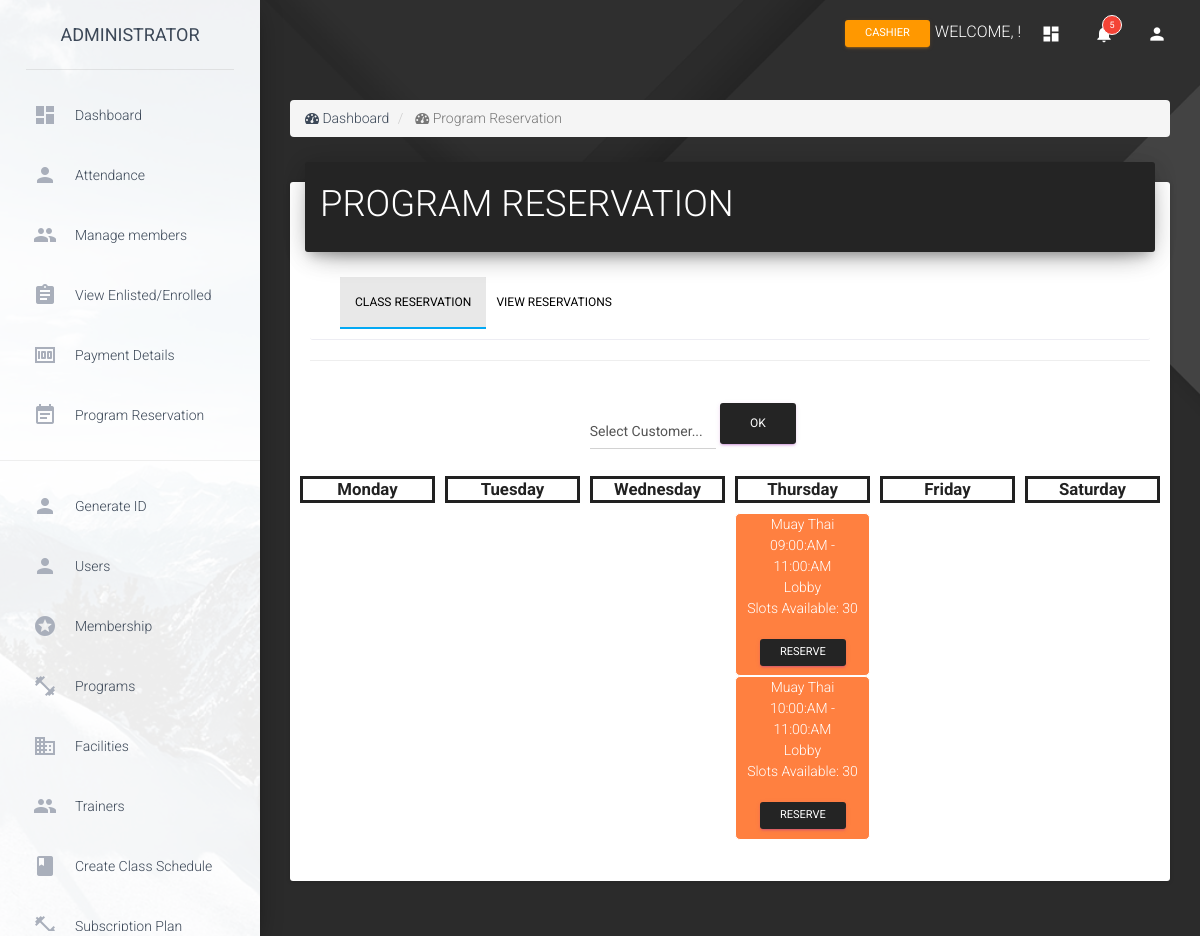
/ADMIN/admin_program_reservation.php, run on the app's committed database.
### tables this page shows
CREATE TABLE `tbl_program_class` (
  `programclass_id` int(11) NOT NULL,
  `program_id` int(11) NOT NULL,
  `StartTime` time NOT NULL,
  `EndTime` time NOT NULL,
  `Dweek` varchar(50) NOT NULL,
  `facility_id` int(50) NOT NULL,
  `ClassSize` int(11) NOT NULL
);

CREATE TABLE `tbl_program` (
  `program_id` int(11) NOT NULL,
  `programname` mediumtext NOT NULL,
  `programdesc` varchar(20000) NOT NULL,
  `programimage` varchar(10000) NOT NULL,
  `programcolor` varchar(100) NOT NULL
);

CREATE TABLE `tbl_facility` (
  `facility_id` int(11) NOT NULL,
  `facilityname` varchar(100) NOT NULL,
  `facilitydesc` varchar(100) NOT NULL,
  `facilityimage` varchar(10000) NOT NULL
);

### ADMIN/admin_program_reservation.php (the view, shortened to what this page needs)
<?php
    include 'conn.php';
?>
<!doctype html>
<html lang="en">
<head>
    <?php include 'head.php'; ?>
</head>
<body>
    <div class="wrapper" style="background: url('Dark_background_1920x1080.png')
    center top no-repeat; background-size: cover;">
        <?php include 'sidebar.php'; ?>
        <div class="main-panel">
            <?php include 'nav.php'; ?>
            <div class="content">
                <div class="container-fluid">
                    <ol class='breadcrumb'>
                        <li>
                            <i class='fa fa-dashboard'></i> Dashboard
                        </li>
                        <li class='active'>
                            <i class='fa fa-dashboard'></i> Program Reservation
                        </li>
                    </ol>
                    <div class="card">
                        <div class="card-header" style="background-color: #242424;">
                                  <h2 class="title">PROGRAM RESERVATION</h2>
                        </div>
                        <div class="card-content">
                          <div class="navbar navbar-default nav-justified" style="background-color: transparent; color: black; font-size: 20px;">
                            <div class="container-fluid">
                              <div class="navbar-collapse collapse navbar-responsive-collapse">
                                <ul class="nav navbar-nav">
                                  <li class="active"
                                      style=" border-bottom: 2px solid #03a9f4 !important; background: rgba(0,0,0, 0.1);"><a href="admin_program_reservation.php">CLASS RESERVATION</a></li>
                                  <li><a href="admin_view_reservation.php" style="padding-right: 10px; padding-left: 10px;">VIEW RESERVATIONS</a></li>
                                </ul>
                              </div>
                            </div>
                          </div>
                          <hr style = 'background-color: #E2E2E2;'/>
                            <center style = "margin-left: 57px;">
                                <form method="post" class = 'form-inline'>
                                    <div class="col-md-10">
                                        <div class="form-row">
                                            <select class='form-control' name = 'customerR'>
                                                <option value = '0'>Select Customer...</option>
                                            </select>
                                            <button type = 'submit' name = 'submitcust' class='btn btn-primary btn-md'>OK</button>
                                        </div>
                                    </div>
                                </form>
                            </center>
                            <?php
                                $user_idRes = $_SESSION['user_idRes'];
                            ?>
                            <div class = "row" style="clear:both;">
                              <div class="vertical-menu" style = "height: 400px; overflow-y: auto; overflow-x: auto;">
                                <div class="col-md-5">
                                </div>
                                   <div class="Table" style="margin-top: 10px;">
                                    <div class="Row">
                                      <p class = "Title" style = "width:135px;">Monday</p>
                                    </div>
                                    <div class="Row">
                                      <p class = "Title" style = "width:135px;">Tuesday</p>
                                    </div>
                                    <div class="Row">
                                      <p class = "Title" style = "width:135px;">Wednesday</p>
                                    </div>
                                    <div class="Row">
                                      <p class = "Title" style = "width:135px;">Thursday</p>
                                        <?php
                                            $display_thursday = mysqli_query($conn," SELECT *
                                                     FROM tbl_program_class a
                                                     JOIN tbl_program b
                                                     ON a.program_id = b.program_id
                                                     JOIN tbl_facility d
                                                     ON d.facility_id= a.facility_id
                                                     WHERE Dweek = 'Thursday'
                                                     ORDER BY a.StartTime ASC");
                                             while ($res = mysqli_fetch_array($display_thursday))
                                             {
                                                $program = $res['programname'];
                                                $programcolor = $res['programcolor'];
                                                $program_id = $res['program_id'];
                                                $classsize = $res['ClassSize'];
                                                $time1 = date("h:i:A", strtotime($res['StartTime']));
                                                $time2 = date("h:i:A", strtotime($res['EndTime']));
                                                $progclassid =$res['programclass_id'];
                                                $fname = $res['facilityname'];
                                                $checkEnrollThurs = mysqli_query($conn, "SELECT * FROM tbl_enrolled_class
                                                  INNER JOIN tbl_program
                                                  ON tbl_enrolled_class.program_id = tbl_program.program_id
                                                  WHERE tbl_enrolled_class.program_id = '$program_id'
                                                  AND tbl_enrolled_class.member_id = '$member_id'");
                                                $countThurs = mysqli_num_rows($checkEnrollThurs);
                                                if ($countThurs > 0)
                                                {
                                        ?>
                                                  <div class="style" style ="background-color:<?php echo $programcolor?>; width:135px; color:white;border-radius: 5px; ">
                                                   <p href = "javascript:;" data-toggle="modal" data-target="#details<?php echo $progclassid;?>">
                                                       <?php echo $program; ?>
                                                       <br/>
                                                       <?php echo $time1 ." - ". $time2;?>
                                                       <br/>
                                                       <?php echo $fname;?>
                                                      <br/>
                                                      Slots Available: <?php echo $classsize;?>
                                                   </p>
                                                             <?php
                                                                $checkReserve2 = mysqli_query($conn, "SELECT * FROM tbl_class_reservation
                                                                  WHERE user_id = '$user_idRes'
                                                                  AND programclass_id = '$progclassid'");
                                                                $countRes2 = mysqli_num_rows($checkReserve2);
                                                                    if ($countRes2 > 0)
                                                                    {
                                                              ?>
                                                                      <button class = "btn btn-sm btn-danger btn-raised" disabled>RESERVED</button>
                                                              <?php
                                                                    }
                                                                    else
                                                                    {
                                                             ?>
                                                                    <a href="#reserve<?php echo $progclassid;?>" href = "javascript:;" class = "btn btn-sm btn-primary btn-raised" data-toggle="modal">  RESERVE
                                                                    </a>
                                                            <?php
                                                                    }
                                                            ?>
                                                            </div>
                                                  <?php
                                                      }
                                                      else
                                                      {
                                                        echo ' ';
                                                      }
                                                  ?>
                                        <?php
                                              }
                                        ?>
                                    </div>
                                    <div class="Row">
                                      <p class = "Title" style = "width:135px;">Friday</p>
                                    </div>
                                    <div class="Row">
                                      <p class = "Title" style = "width:135px;">Saturday</p>
                                    </div>
                                   </div>
                              </div>
                            </div>
                        </div>
                    </div>
                </div>
            </div>
        </div>
    </div>
</body>
</html>

### ADMIN/head.php (style rules this page uses)
.navbar { color: white; }

### data on the page
tbl_program_class: program.programname "Muay Thai", StartTime "09:00:AM", EndTime "11:00:AM", facility.facilityname "Lobby", ClassSize "30"
tbl_program_class: program.programname "Muay Thai", StartTime "10:00:AM", EndTime "11:00:AM", facility.facilityname "Lobby", ClassSize "30"
